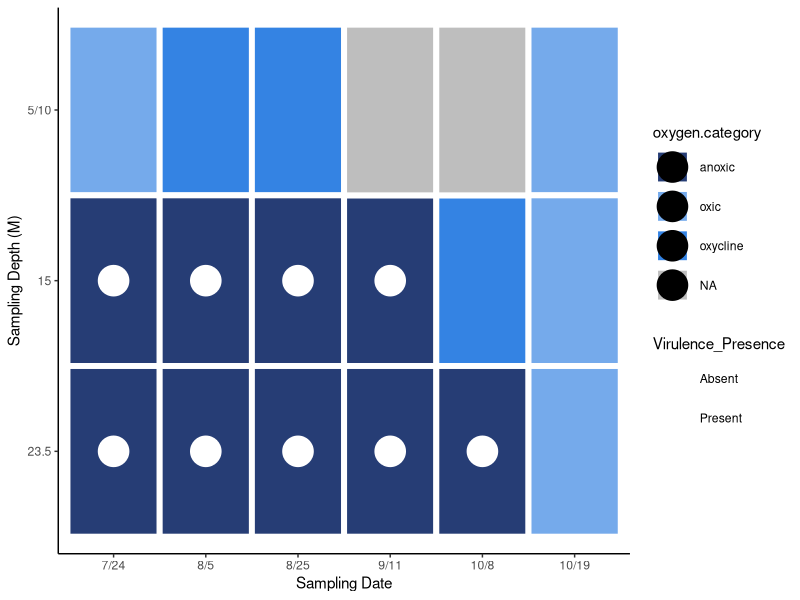

Source code (R):
library(ggplot2)

dat <- read.table('Data.txt', header=T, sep='\t')
# JGI GaID	oxygen category	Sample collection date	Depth	Depth_Index	Virunce_Presence

pdf('Plot.pdf', height=3, width=7)
ggplot(dat, aes(x=reorder(Sample.collection.date, date_index), y=reorder(Depth, -Depth_Index), fill=oxygen.category)) + geom_tile(color='white', size=2) + geom_point(aes(color=Virulence_Presence), size=10) + theme_classic() + xlab("Sampling Date") + ylab("Sampling Depth (M)") + scale_fill_manual(values=c('#263d75', '#75aaeb', '#3483e3'), na.value='grey') + scale_color_manual(values=c('#FFFFFF00', '#FFFFFF')) 
dev.off()
